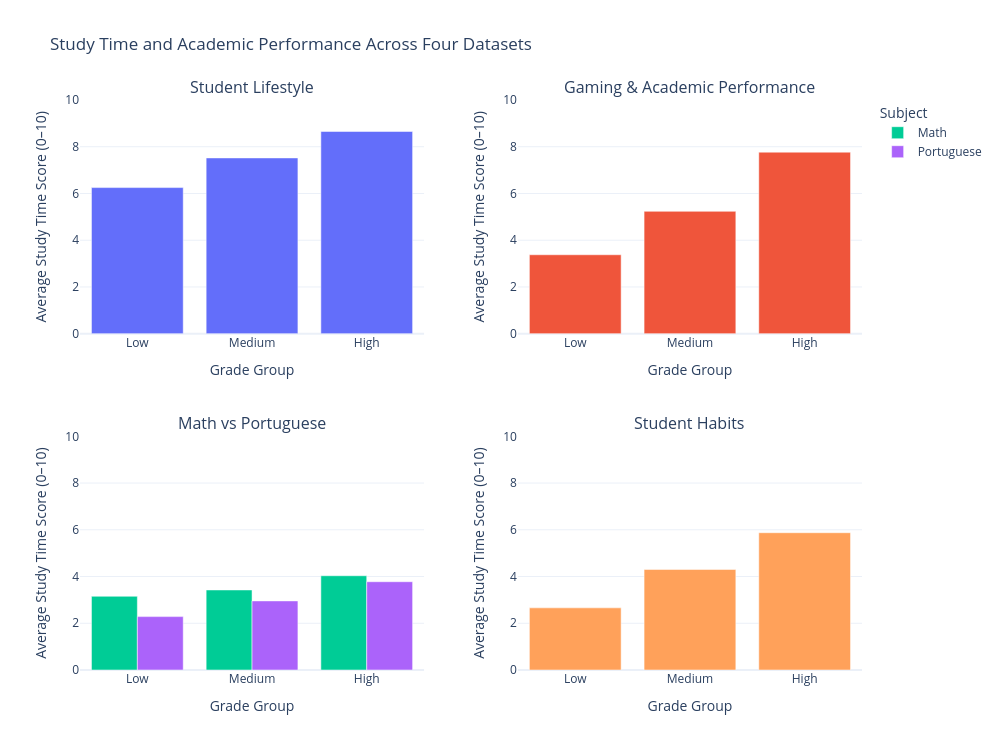

Notebook source saved alongside this figure:
### Markdown cell above
## Study time

_Students spending more time studying tend to achieve higher academic performance._

### Code cell
#| class: col-page-right

%run plots/study_time_plot.ipynb

### Figure 1 — Plotly figure (JSON) as saved in the notebook; plotly's stock layout.template omitted (floating-point values rounded to 4 significant figures)
{"data": [{"showlegend": false, "type": "bar", "x": ["Low", "Medium", "High"], "xaxis": "x", "y": [6.252, 7.522, 8.654], "yaxis": "y"}, {"showlegend": false, "type": "bar", "x": ["Low", "Medium", "High"], "xaxis": "x2", "y": [3.378, 5.236, 7.768], "yaxis": "y2"}, {"name": "Math", "type": "bar", "x": ["Low", "Medium", "High"], "xaxis": "x3", "y": [3.154, 3.425, 4.033], "yaxis": "y3"}, {"name": "Portuguese", "type": "bar", "x": ["Low", "Medium", "High"], "xaxis": "x3", "y": [2.284, 2.957, 3.777], "yaxis": "y3"}, {"showlegend": false, "type": "bar", "x": ["Low", "Medium", "High"], "xaxis": "x4", "y": [2.659, 4.303, 5.875], "yaxis": "y4"}], "layout": {"annotations": [{"font": {"size": 16}, "showarrow": false, "text": "Student Lifestyle", "x": 0.22, "xanchor": "center", "xref": "paper", "y": 1, "yanchor": "bottom", "yref": "paper"}, {"font": {"size": 16}, "showarrow": false, "text": "Gaming & Academic Performance", "x": 0.78, "xanchor": "center", "xref": "paper", "y": 1, "yanchor": "bottom", "yref": "paper"}, {"font": {"size": 16}, "showarrow": false, "text": "Math vs Portuguese", "x": 0.22, "xanchor": "center", "xref": "paper", "y": 0.41, "yanchor": "bottom", "yref": "paper"}, {"font": {"size": 16}, "showarrow": false, "text": "Student Habits", "x": 0.78, "xanchor": "center", "xref": "paper", "y": 0.41, "yanchor": "bottom", "yref": "paper"}], "barmode": "group", "height": 750, "legend": {"title": {"text": "Subject"}}, "title": {"text": "Study Time and Academic Performance Across Four Datasets"}, "width": 1000, "xaxis": {"anchor": "y", "domain": [0, 0.44], "title": {"text": "Grade Group"}}, "xaxis2": {"anchor": "y2", "domain": [0.56, 1], "title": {"text": "Grade Group"}}, "xaxis3": {"anchor": "y3", "domain": [0, 0.44], "title": {"text": "Grade Group"}}, "xaxis4": {"anchor": "y4", "domain": [0.56, 1], "title": {"text": "Grade Group"}}, "yaxis": {"anchor": "x", "domain": [0.59, 1], "range": [0, 10], "title": {"text": "Average Study Time Score (0–10)"}}, "yaxis2": {"anchor": "x2", "domain": [0.59, 1], "range": [0, 10], "title": {"text": "Average Study Time Score (0–10)"}}, "yaxis3": {"anchor": "x3", "domain": [0, 0.41], "range": [0, 10], "title": {"text": "Average Study Time Score (0–10)"}}, "yaxis4": {"anchor": "x4", "domain": [0, 0.41], "range": [0, 10], "title": {"text": "Average Study Time Score (0–10)"}}}}
